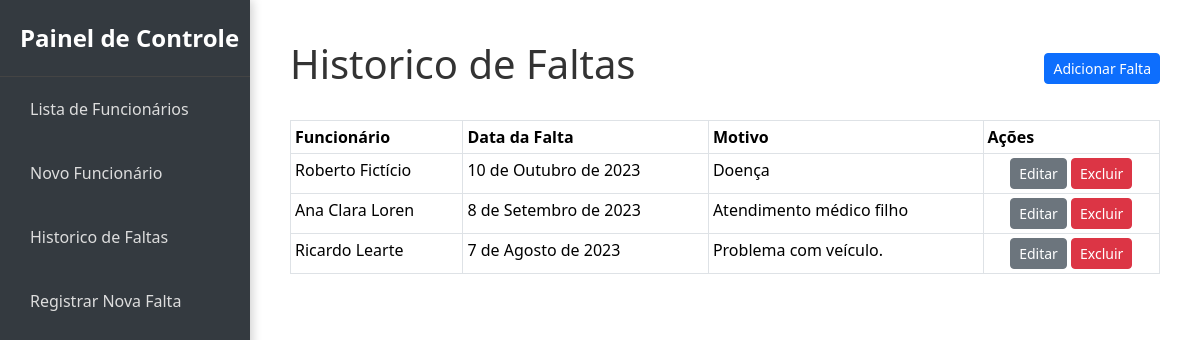
The page /faltas/ on the database its author committed.
### cadfun/models.py (models this page shows, shortened)
class Falta(models.Model):
    id_falta = models.AutoField(primary_key=True)
    data_falta = models.DateField()
    motivo = models.CharField(max_length=255)
    id_funcionario = models.ForeignKey(Funcionario, on_delete=models.CASCADE, related_name='faltas')

class Funcionario(models.Model):
    id_funcionario = models.AutoField(primary_key=True)
    nome = models.CharField(max_length=100)
    email = models.EmailField()
    telefone = models.CharField(max_length=15)
    cargo = models.CharField(max_length=50)
    setor = models.CharField(max_length=50)
    data_de_admissao = models.DateField()
    salario = models.FloatField()

### cadfun/views.py (the view)
# urls.py: path('faltas/', FaltaListView.as_view(), name='lista_faltas'),
class FaltaListView(ListView):
    model = Falta
    template_name = 'cadfun/lista_faltas.html'
    context_object_name = 'faltas'

### cadfun/templates/cadfun/lista_faltas.html (shortened to what this page needs)
{% extends 'base.html' %}
{% block content %}
<div class="d-flex justify-content-between align-items-center mb-4">
    <h1>Historico de Faltas</h1>
    <a href="{% url 'criar_falta' %}" class="btn btn-primary btn-sm">Adicionar Falta</a>
</div>
<div class="table-responsive">
    <table class="table table-bordered table-sm">
        <thead class="bg-primary text-white">
            <tr>
                <th>Funcionário</th>
                <th>Data da Falta</th>
                <th>Motivo</th>
                <th>Ações</th>
            </tr>
        </thead>
        <tbody>
            {% for falta in faltas %}
            <tr>
                <td>{{ falta.id_funcionario.nome }}</td>
                <td>{{ falta.data_falta }}</td>
                <td>{{ falta.motivo }}</td>
                <td class="text-center">
                    <a href="{% url 'editar_falta' falta.pk %}" class="btn btn-secondary btn-sm">Editar</a>
                    <a href="{% url 'excluir_falta' falta.pk %}" class="btn btn-danger btn-sm">Excluir</a>
                </td>
            </tr>
            {% endfor %}
        </tbody>
    </table>
</div>
{% endblock %}

### cadfun/templates/base.html (style rules this page uses)
* { margin: 0; padding: 0; box-sizing: border-box; }
body { font-family: 'Segoe UI', Tahoma, Geneva, Verdana, sans-serif; background-color: #f4f5f7; color: #333; display: flex; height: 100vh; flex-direction: column; overflow: hidden; }

### rows shown on the page
Falta: id_funcionario.nome "Roberto Fictício", data_falta "10 de Outubro de 2023", motivo "Doença"
Falta: id_funcionario.nome "Ana Clara Loren", data_falta "8 de Setembro de 2023", motivo "Atendimento médico filho"
Falta: id_funcionario.nome "Ricardo Learte", data_falta "7 de Agosto de 2023", motivo "Problema com veículo."
